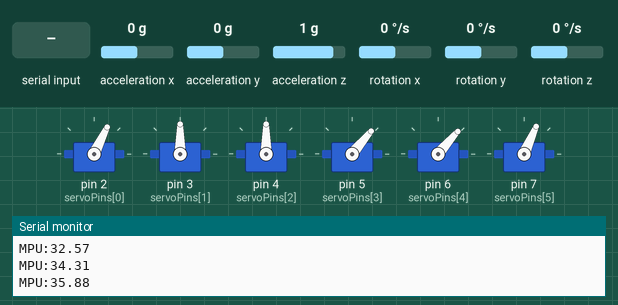
This sketch was run on a simulated Arduino Uno, built with avr-gcc and run on an emulated ATmega328P. On the bench: 6 × servo, the last lines printed to the serial monitor. The inputs (shaded band) are chosen by the test bench; at power-on: acceleration x 0 g, acceleration y 0 g, acceleration z 1 g, rotation x 0 °/s, rotation y 0 °/s, rotation z 0 °/s.

Above: at 3.2 s.
3.3 s: "1,90\n" received over the second serial link
At 4.4 s:
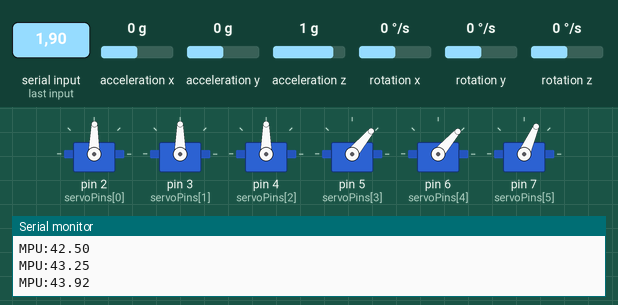
5.1 s: "V,\n" received over Serial
At 6.5 s:
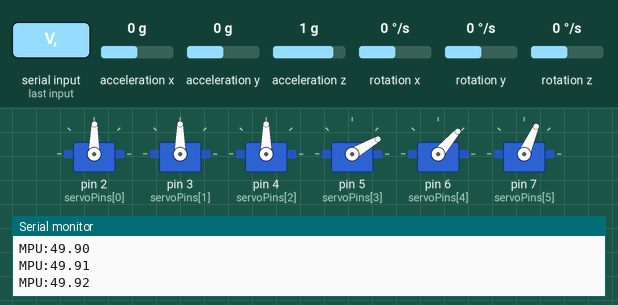
8.1 s: "D\n" received over the second serial link
At 8.56 s:
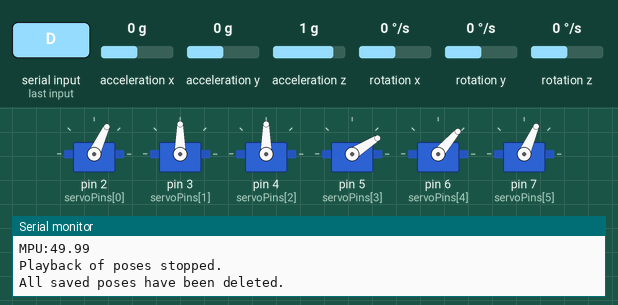
10.2 s: "V,90\n" received over Serial
At 11.3 s:
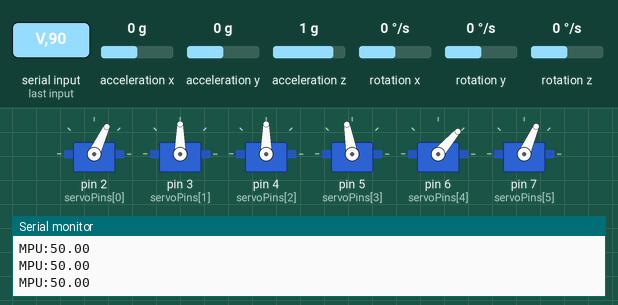
11.7 s: "V,,45\n" received over Serial
At 12.6 s:
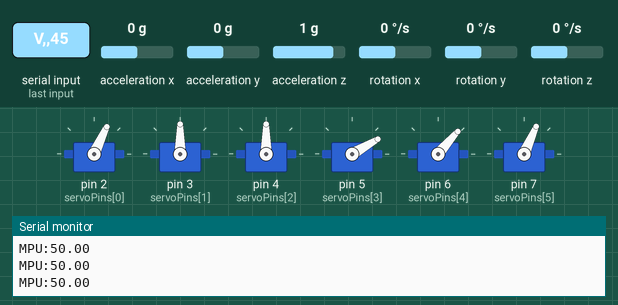
Timing chart, 0 to 14.3 s (numbered marks = the images above; inputs shaded):
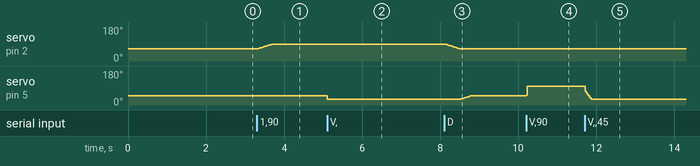

The sketch:

Robot_arm_arduino.ino
```cpp
#include <Servo.h>
#include <SoftwareSerial.h>
#include <Wire.h>
#include <MPU6050_light.h>

// ================= PID FOR SERVO4 (VISION ONLY) =================
float Kp = 1.6;
float Ki = 0.05;
float Kd = 0.35;

float pid_integral = 0;
float pid_prev_error = 0;
unsigned long pid_last_time = 0;

const float INTEGRAL_CLAMP = 80.0;    // anti-windup
const float PID_DEADBAND = 0.6;       // degrees (reduces jitter)


// ================= MPU =================
MPU6050 mpu(Wire);
unsigned long timer = 0;

float initialPitch = 50.0;
float pitch_angle;

// MPU smoothing
float filteredPitch = 0;
const float alpha = 0.90;   // 0.8–0.95 (higher = smoother)
const float DEAD_BAND = 1.0; // degrees

// ================= CONSTANTS =================

const int numServos = 6;
const int maxConfigurations = 10;
const int stepDelay = 15;
const int stepSize = 1;

// Servo pins
const int servoPins[numServos] = {2, 3, 4, 5, 6, 7};
const int SERVO4_INDEX = 3;

// Servo limits for vision
const int SERVO4_MIN = 30;
const int SERVO4_MAX = 100;
const int SERVO4_SAFE = 50;

// ================= STORAGE =================
Servo servos[numServos];
int savedConfigurations[maxConfigurations][numServos];
int currentServoPositions[numServos] = {64, 90, 90, 50, 49, 66};
int initialServoPositions[numServos] = {64, 90, 90, 50, 49, 66};

int configCount = 0;
bool isPlaying = false;
bool loopPlayback = false;
bool stopPlaying = false;
int currentPoseIndex = 0;

// ================= BLUETOOTH =================
SoftwareSerial BTSerial(10, 11);

// ================= VISION OVERRIDE =================
bool visionActive = false;
unsigned long lastVisionTime = 0;
const unsigned long VISION_TIMEOUT = 600;

int targetServo4 = SERVO4_SAFE;
float smoothServo4 = SERVO4_SAFE;
const float visionAlpha = 0.2;

// ================= SETUP =================
void setup() {
  Serial.begin(9600);
  BTSerial.begin(9600);
  Wire.begin();
  byte status = mpu.begin();
  Serial.print(F("MPU6050 status: "));
  Serial.println(status);

  while (status != 0) {
    // Stop everything if could not connect to MPU6050
    Serial.println("Error: Could not connect to MPU6050.");
    delay(1000);
  }

  for (int i = 0; i < numServos; i++) {
    servos[i].attach(servoPins[i]);
    servos[i].write(currentServoPositions[i]);
  }


  Serial.println(F("Calculating offsets, do not move MPU6050"));
  delay(1000);
  mpu.calcOffsets();  // Gyro and accelerometer calibration
  Serial.println("Done!\n");

  pitch_angle = initialPitch;

  Serial.println("AUST_ARM started. Waiting for commands...");
}

// ================= LOOP =================
void loop() {
  handleBluetooth();
  handleVisionOverride();

   // ----- PLAYBACK HANDLER (FIX) -----
  if (isPlaying && !stopPlaying) {
    if (loopPlayback) {
      playPosesInLoop();
    } else {
      playNextPose();
    }
  }


  if (millis() - timer >= 100) {   // print at 10 Hz
    float mpuPitch = HandleMPU();
    Serial.print("MPU:");
    Serial.println(mpuPitch);
    timer = millis();
  }
}

// ================= BLUETOOTH =================
void handleBluetooth() {
  if (!BTSerial.available()) return;

  String input = BTSerial.readStringUntil('\n');
  input.trim();

  if (input.equalsIgnoreCase("S")) saveCurrentPose();
  else if (input.equalsIgnoreCase("P")) startPlayingPoses();
  else if (input.equalsIgnoreCase("R")) resetPoses();
  else if (input.equalsIgnoreCase("St")) stopPlayingPoses();
  else if (input.equalsIgnoreCase("D"))
    {
      stopPlayingPoses();
      resetPoses();
      setToDefault();
    }
  else if (input.equalsIgnoreCase("LoopON")) loopPlayback = true;
  else if (input.equalsIgnoreCase("LoopOFF")) loopPlayback = false;
  else if (input.indexOf(',') > 0) processServoCommand(input);
}

// ================= SERVO COMMAND =================
void processServoCommand(String cmd) {
  int comma = cmd.indexOf(',');
  int idx = cmd.substring(0, comma).toInt() - 1;
  int angle = cmd.substring(comma + 1).toInt();

  if (idx < 0 || idx >= numServos) return;

  // Ignore servo 4 if vision active
  if (idx == SERVO4_INDEX && visionActive) return;

  moveToPositionSmoothly(idx, angle);
}

// ================= VISION SERIAL =================
void serialEvent() {
  while (Serial.available()) {
    String cmd = Serial.readStringUntil('\n');
    cmd.trim();

    if (cmd.startsWith("V,")) {
      targetServo4 = constrain(cmd.substring(2).toInt(), SERVO4_MIN, SERVO4_MAX);
      visionActive = true;
      lastVisionTime = millis();
    }
  }
}

// ================= VISION OVERRIDE =================
void handleVisionOverride() {
  if (!visionActive) return;

  // Timeout handling
  if (millis() - lastVisionTime > VISION_TIMEOUT) {
    targetServo4 = SERVO4_SAFE;
    visionActive = false;

    // Reset PID when vision stops
    pid_integral = 0;
    pid_prev_error = 0;
    return;
  }

  // ====== MEASURE (MPU) ======
  float meas = HandleMPU();           // already filtered pitch output
  meas = constrain(meas, SERVO4_MIN, SERVO4_MAX);

  // If direction is opposite, invert error:
  // float error = (targetServo4 - meas);        // normal
  // float error = (meas - targetServo4);        // inverted (use this if needed)
  float error = (targetServo4 - meas);

  // Deadband to kill tiny fluctuations
  if (fabs(error) < PID_DEADBAND) error = 0;

  // ====== PID timing ======
  unsigned long now = millis();
  if (pid_last_time == 0) pid_last_time = now;
  float dt = (now - pid_last_time) / 1000.0;
  if (dt <= 0) dt = 0.02;   // fallback
  pid_last_time = now;

  // ====== PID compute ======
  pid_integral += error * dt;
  pid_integral = constrain(pid_integral, -INTEGRAL_CLAMP, INTEGRAL_CLAMP);

  float derivative = (error - pid_prev_error) / dt;
  pid_prev_error = error;

  float pid = (Kp * error) + (Ki * pid_integral) + (Kd * derivative);

  // ====== Apply output ======
  // PID output is "correction", so drive servo command around current position
  float cmd = currentServoPositions[SERVO4_INDEX] + pid;

  // Extra smoothing (optional but helps a lot)
  const float cmdAlpha = 0.25;  // 0.15–0.35
  smoothServo4 = smoothServo4 * (1.0 - cmdAlpha) + cmd * cmdAlpha;

  smoothServo4 = constrain(smoothServo4, SERVO4_MIN, SERVO4_MAX);

  servos[SERVO4_INDEX].write((int)smoothServo4);
  currentServoPositions[SERVO4_INDEX] = (int)smoothServo4;

  // ====== Debug print for Python graph ======
  // keep your existing MPU print in loop unchanged; this adds more lines:
  Serial.print("SP:"); Serial.print(targetServo4);
  Serial.print(",MEAS:"); Serial.print(meas, 2);
  Serial.print(",OUT:"); Serial.println(smoothServo4, 2);
}


// ================= MPU =================

float HandleMPU() {
  static unsigned long lastUpdate = 0;
  static float filteredPitch = 0;

  mpu.update();

  float rawPitch = mpu.getAngleY();
  float pitch = initialPitch + rawPitch;

  // Low-pass filter (smooth output)
  const float alpha = 0.90;   // higher = smoother
  filteredPitch = alpha * filteredPitch + (1.0 - alpha) * pitch;

  // Limit update rate (optional but recommended)
  if (millis() - lastUpdate >= 20) {  // 50 Hz
    lastUpdate = millis();
    return filteredPitch;
  }

  return filteredPitch; // always return latest value
}

// ================= ORIGINAL FUNCTIONS =================
void moveToPositionSmoothly(int i, int target) {
  target = constrain(target, 0, 180);
  int current = currentServoPositions[i];

  int step = (target > current) ? stepSize : -stepSize;
  for (int pos = current; pos != target; pos += step) {
    servos[i].write(pos);
    delay(stepDelay);
  }
  currentServoPositions[i] = target;
}

void saveCurrentPose() {
  if (configCount >= maxConfigurations) return;
  for (int i = 0; i < numServos; i++)
    savedConfigurations[configCount][i] = currentServoPositions[i];
  configCount++;
}

void startPlayingPoses() {
  if (configCount == 0) {
    Serial.println("No poses saved, nothing to play.");
    return;
  }

  Serial.println("Playback of saved poses started...");
  isPlaying = true;
  stopPlaying = false;
  currentPoseIndex = 0;
}

void playNextPose() {
  if (currentPoseIndex < configCount) {
    Serial.println("Playing pose " + String(currentPoseIndex + 1));
    for (int i = 0; i < numServos; i++) {
      moveToPositionSmoothly(i, savedConfigurations[currentPoseIndex][i]);
    }
    delay(100);
    currentPoseIndex++;
  } else {
    isPlaying = false;
    Serial.println("Playback of poses finished.");
  }
}

void playPosesInLoop() {
  playNextPose();
  if (!isPlaying) {
    currentPoseIndex = 0;
    isPlaying = true;
  }
}

void stopPlayingPoses() {
  stopPlaying = true;
  isPlaying = false;
  Serial.println("Playback of poses stopped.");
}

void resetPoses() {
  configCount = 0;
  isPlaying = false;
  loopPlayback = false;
  currentPoseIndex = 0;
  Serial.println("All saved poses have been deleted.");
}

void setToDefault() {
  for (int i = 0; i < numServos; i++)
    moveToPositionSmoothly(i, initialServoPositions[i]);
}
```

Measured:
- after the input at 3.3 s, servo on pin 2 (servoPins[0]): moves from 64° to 89° over 0.36 s, starting at once
- after the input at 5.1 s, servo on pin 5 (servoPins[3]): 50° → 30° at once
- after the input at 8.1 s, servo on pin 5 (servoPins[3]): moves from 30° to 49° over 0.26 s, starting after 0.43 s
- after the input at 10.2 s, servo on pin 5 (servoPins[3]): 49° → 100° at once
- after the input at 11.7 s, servo on pin 5 (servoPins[3]): 100° → 30° at once
